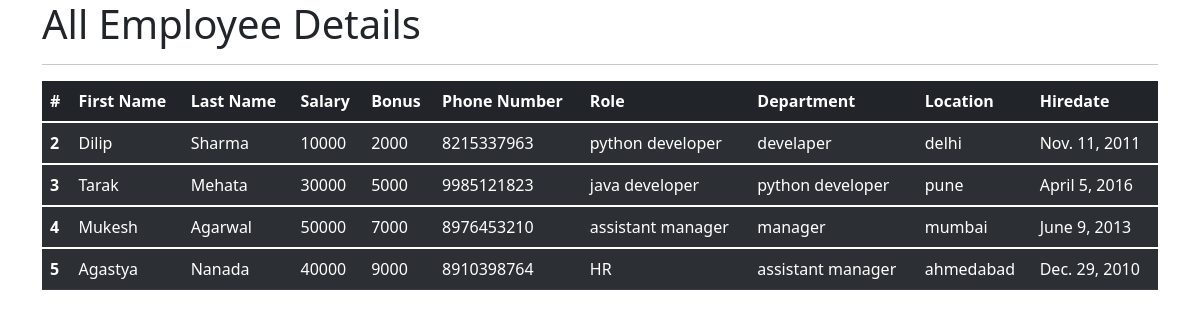
The app's page /all_emp with its own data.
### crew_6/models.py (models this page shows, shortened)
class Employee(models.Model):
    first_name = models.CharField(max_length=100, null=False)
    last_name = models.CharField(max_length=100)
    dept = models.ForeignKey(department, on_delete=models.CASCADE)
    salary = models.IntegerField(default=0)
    bonus = models.IntegerField(default=0)
    role = models.ForeignKey(Role, on_delete=models.CASCADE)
    phone = models.IntegerField(default=0)
    hire_date = models.DateField()

class Role(models.Model):
    name = models.CharField(max_length=100, null=False)

class department(models.Model):
    name = models.CharField(max_length=100,null=False)
    location = models.CharField(max_length=100)

### crew_6/views.py (the view)
# urls.py: path('all_emp',views.all_emp, name= 'all_emp'),
def all_emp(request):
    emps = Employee.objects.all
    context = {
        'emps': emps
    }
    print(context)
    return render(request,'view_all_emp.html',context)

### crew_6/templates/view_all_emp.html (shortened to what this page needs)
<!DOCTYPE html>
<html lang="en">
<head>
</head>
<!doctype html>
<html lang="en">
  <head>
    <link href="https://cdn.jsdelivr.net/npm/bootstrap@5.1.3/dist/css/bootstrap.min.css" rel="stylesheet">
  </head>
  <body>
  <div class="container">
          <h1>All Employee Details</h1>
          <hr>
        <table class="table table-dark table-striped">
  <thead>
    <tr>
      <th scope="col">#</th>
      <th scope="col">First Name</th>
      <th scope="col">Last Name</th>
      <th scope="col">Salary</th>
      <th scope="col">Bonus</th>
      <th scope="col">Phone Number</th>
      <th scope="col">Role</th>
      <th scope="col">Department</th>
      <th scope="col">Location</th>
      <th scope="col">Hiredate</th>
    </tr>
  </thead>
         {% for emp in emps %}
  <tbody>
    <tr>
      <th scope="row">{{emp.id}}</th>
      <td>{{emp.first_name}}</td>
      <td>{{emp.last_name}}</td>
      <td>{{emp.salary}}</td>
      <td>{{emp.bonus}}</td>
      <td>{{emp.phone}}</td>
      <td>{{emp.role.name}}</td>
      <td>{{emp.dept.name}}</td>
      <td>{{emp.dept.location}}</td>
      <td>{{emp.hire_date}}</td>
    </tr>
  </tbody>
         {% endfor %}
</table>
  </div>
  </body>
</html>

### records on screen
Employee: id "2", first_name "Dilip", last_name "Sharma", salary "10000", bonus "2000", phone "8215337963", role.name "python developer", dept.name "develaper", dept.location "delhi", hire_date "Nov. 11, 2011"
Employee: id "3", first_name "Tarak", last_name "Mehata", salary "30000", bonus "5000", phone "9985121823", role.name "java developer", dept.name "python developer", dept.location "pune", hire_date "April 5, 2016"
Employee: id "4", first_name "Mukesh", last_name "Agarwal", salary "50000", bonus "7000", phone "8976453210", role.name "assistant manager", dept.name "manager", dept.location "mumbai", hire_date "June 9, 2013"
Employee: id "5", first_name "Agastya", last_name "Nanada", salary "40000", bonus "9000", phone "8910398764", role.name "HR", dept.name "assistant manager", dept.location "ahmedabad", hire_date "Dec. 29, 2010"
